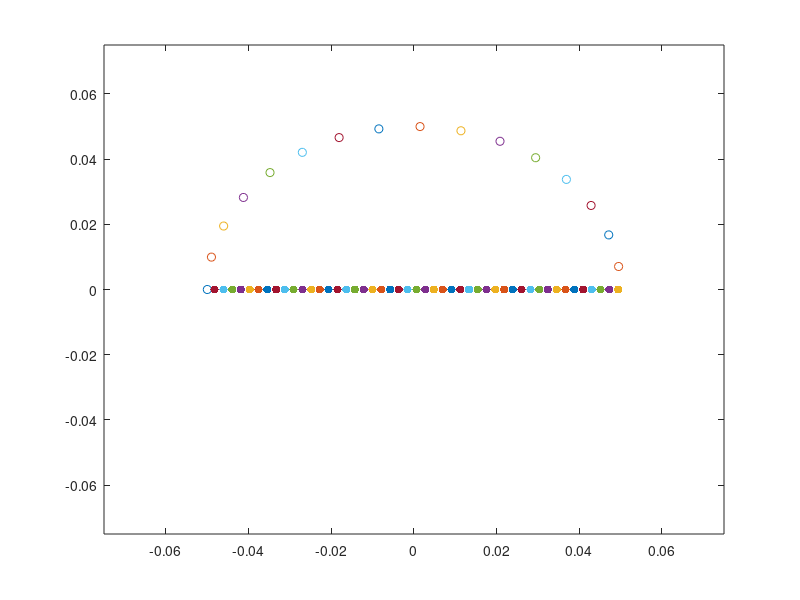

MATLAB code to generate this figure:
% parametric test

% making an open loop step pattern
a = .05; % step length = 2*a
b = .05; % step height = b
% time t = 0:2*pi parameter for step length
% one quarter of the time it's in the air, 3/4 on ground.
close all;
figure;
plot(0,0); hold on;
xlim([-a a]*1.5);
ylim([-b b ]*1.5);

for t = 0:.1:2*pi

if (t>=0 && t<pi/2) % swing phase
    z = -b*sin(2*t - pi);
    y = a*cos(2*t - pi);
    scatter(y,z);
else % stance phase
      y = a - 2*a*(t*(2/3/pi) - 1/3);
      z = 0;
      scatter(y,z,'filled');
end


pause(.1);
end
